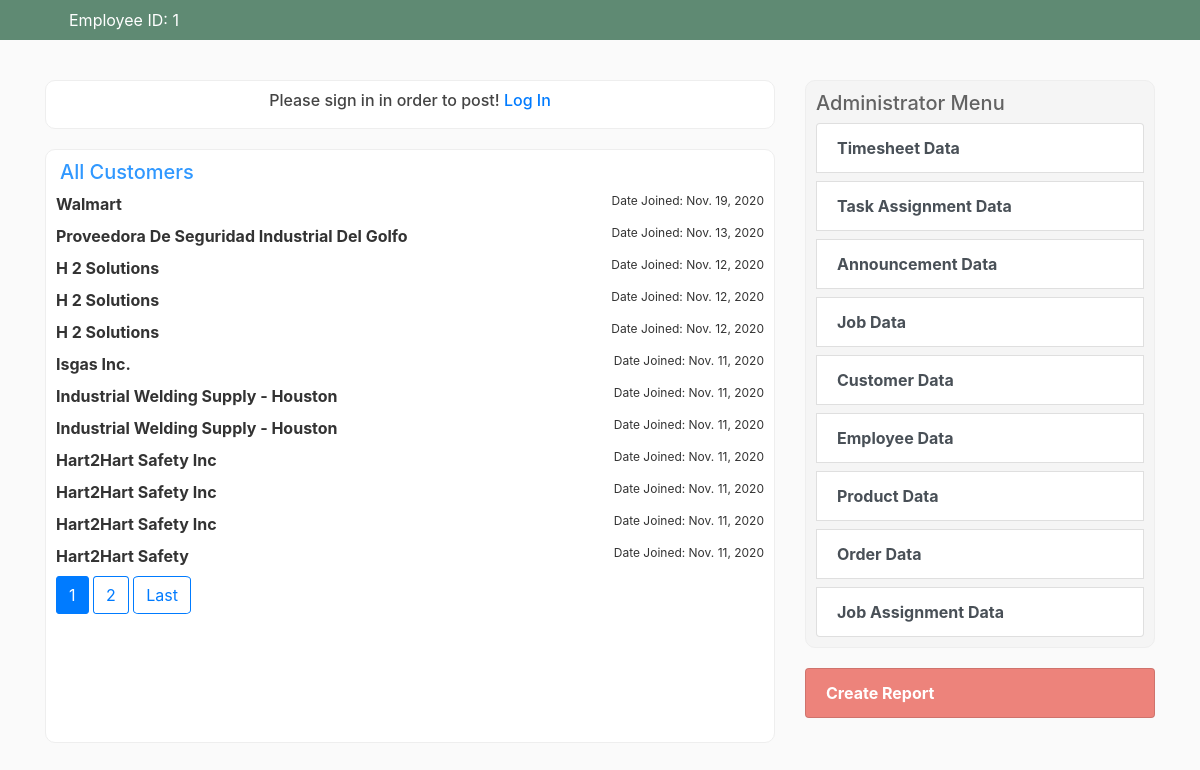
Page /customer/all on the committed database.
### blog/models.py (models this page shows, shortened)
class CustomerModel(models.Model):
    title = models.CharField(max_length=100)
    date_posted = models.DateTimeField(default=timezone.localtime)
    fName = models.CharField(max_length=100)
    lName = models.CharField(max_length=100)
    companyName = models.CharField(max_length=100)
    phoneNumber = models.CharField(max_length=15, blank=True)
    priority = models.CharField(default='1', max_length=100)
    status = models.CharField(default='1', max_length=100)
    corpAddressLine1 = models.CharField(max_length=100)
    corpAddressLine2 = models.CharField(max_length=100)
    corpCity = models.CharField(max_length=100)
    corpState = models.IntegerField()
    corpZipcode = models.CharField(default='1', max_length=100)
    class Meta:
        verbose_name = 'Customer'
        verbose_name_plural = 'Customers'

### blog/views.py (the view)
# urls.py: path('customer/all', all_customers.as_view(), name='all-customers'),
class all_customers(ListView):
    model = Post
    template_name = 'blog/all_customers.html'
    context_object_name = 'customers'
    ordering = ['-date_posted']
    paginate_by = 12
    def get_context_data(self, *args, **kwargs):
        context = super(all_customers, self).get_context_data(*args, **kwargs)
        context['current_title'] = 'All Customers'
        return context
    def get_queryset(self):
        return CustomerModel.objects.filter().order_by('-date_posted')

### blog/context_processors.py (called while the page is built, shortened)
def connection_init():
    connection = pyodbc.connect(driver='ODBC Driver 17 for SQL Server', server='172.26.54.36', database='CyltexDB', trusted_connection='no', uid='test', password='testPass!@123')
    return connection

def connection_cursor_init(connection):
    cursor = connection.cursor()
    return cursor

def connection_query(connection, cursor, str):
    iterator = cursor.execute(str)
    result = iterator.fetchall()
    return result

def close_connections(connection, cursor):
    cursor.close()
    connection.rollback()

def SQL_get_all_employee_id():
    str = "SELECT * FROM Employee Where Emp_Status_ID != 2"
    conn = connection_init()
    cursor = connection_cursor_init(conn)
    query = connection_query(conn, cursor, str)
    close_connections(conn, cursor)
    return query

def empid_processor(request):
    context = {}
    emps = SQL_get_all_employee_id()
    if 'global_id' in request.session:
        global_id = request.session['global_id']
        context.update({
            'test': global_id,
            'emp_id': global_id,
            'emps': emps,
        })
    else:
        request.session['global_id'] = 1
        global_id = request.session['global_id']
        context.update({
            'test': global_id,
            'emp_id': global_id,
            'emps': emps,
        })
    context.update({
            'emps': emps,
        })
    return context

### blog/templates/blog/all_customers.html (shortened to what this page needs)
{% extends "blog/base.html" %}
{% block content %}
	{% if user.is_authenticated %}
		<article class="media content-section-side shadow_effect_only"
			onmouseover="$('.btn_posts').css('opacity','1.0'); $('.btn_posts').addClass('show');"
			onmouseout="$('.btn_posts').css('opacity','1.0'); $('.btn_posts').removeClass('show');">
		{% if request.user_agent.is_mobile %}
			<a href="{% url 'profile' %}"><img class="rounded-circle site-header-img" src="{{ user.profile.image.url }}"></a>
			<div class="media-body d-flex">
				<div class="btn-group dropleft ml-auto">
				<!--
				  <button type="button" class="btn_posts ml-4 btn btn-success" style="border-radius:100px;">Announcement</button>
				  <button type="button" class="btn_posts ml-4 btn btn-success" style="border-radius:100px;">Timesheet</button>
				  <button type="button" class="btn_posts ml-4 btn btn-success" style="border-radius:100px;">Task</button>
				  -->
				  <button type="button" class="btn btn-success dropdown-toggle ml-4"
				  data-toggle="dropdown"
				  aria-haspopup="true"
				  aria-expanded="false">
					Create Post
				  </button>
					<div class="dropdown-menu">
						{% if user.groups.all.0.name == 'Administration' %}
							<a class="dropdown-item" href="{% url 'post-create-announcement' %}">Announcement</a>
							<a class="dropdown-item" href="{% url 'post-create-timesheet' %} ">Timesheet</a>
							<a class="dropdown-item" href="{% url 'post-create-taskassignment' %} ">Task Assignment</a>
						{% else %}
							<a class="dropdown-item" href="{% url 'post-create-timesheet' %} ">Timesheet</a>
						{% endif %}
					</div>
				</div>
			</div>
		{% else %}
			<div class="media-body d-flex justify-content-center">
				<div class="btn-group dropleft" style="align-items: center; justify-content: center; text-align:center;">
				{% if user.groups.all.0.name == 'Administration' %}
				  <button
				  type="button"
				  class="btn_posts ml-0 btn btn-success"
				  style="border-radius:10px;"
				  onclick="window.location.href='{% url 'create-announcement' %}'">
				  Create Announcement
				  </button>
				  <button
				  type="button"
				  class="btn_posts ml-4 btn btn-success"
				  style="border-radius:10px;"
				  onclick="window.location.href='{% url 'create-timesheet' %}'">
				  Create Timesheet
				  </button>
				  <button
				  type="button"
				  class="btn_posts ml-4 btn btn-success"
				  style="border-radius:10px;"
				  onclick="window.location.href='{% url 'create-task' %}'">
				  Create Task
				  </button>
				{% else %}
				  <button
				  type="button"
				  class="btn_posts ml-4 btn btn-success"
				  style="border-radius:10px;"
				  onclick="window.location.href='{% url 'create-timesheet' %}'">
				  Create Timesheet
				  </button>
				{% endif %}
				<!--
				  <button type="button" class="btn btn-success dropdown-toggle ml-4"
				  data-toggle="dropdown"
				  aria-haspopup="true"
				  aria-expanded="false">
					Create Post
				  </button>
				-->
				</div>
			</div>
		{% endif %}
		</article>
		{% if request.user_agent.is_mobile %}
			<div class="btn-group mb-3 btn-group-sm d-flex justify-content-center" role="group">
			  <button type="button" class="btn btn-secondary mr-1" onclick="window.location.href='{% url 'filter-announcements' %}';">Announcements</button>
			  <button type="button" class="btn btn-secondary mr-1" onclick="window.location.href='{% url 'filter-timesheets' %}';">Timesheets</button>
			  <button type="button" class="btn btn-secondary" onclick="window.location.href='{% url 'filter-tasks' %}';">Task Assignments</button>
			</div>
		{% endif %}
	{% else %}
		<article class="media content-section-side shadow_effect_light">
		{% if request.user_agent.is_mobile %}
			<div class="media-body">
				<h6 style="text-align: center;">Please sign in in order to post! <a href="{% url 'login' %}">Log In</a></h6>
			</div>
		{% else %}
			<div class="media-body">
				<h6 style="text-align: center;">Please sign in in order to post! <a href="{% url 'login' %}">Log In</a></h6>
			</div>
		{% endif %}
		</article>
	{% endif %}
	<article class="content-section-side shadow_effect_only" style="height: 93%;"
			onmouseover="$('.btn_posts').css('opacity','1.0'); $('.btn_posts').addClass('show');"
			onmouseout="$('.btn_posts').css('opacity','1.0'); $('.btn_posts').removeClass('show');">
		<div class="d-flex ml-1">
			<h5 style="color:#3098ff;">{{ current_title }}</h5>
		</div>
		<div class="media-body">
			{% for customer in customers %}
				<article class="media content-section-sub d-flex mb-2"
					onmouseover="$('.btn_posts').css('opacity','1.0'); style.cursor = 'pointer';"
					onmouseout="$('.btn_posts').css('opacity','1.0'); "
					onclick="window.location.href='{% url 'customer-detail' customer.id %}';">
					<b>{{ customer.companyName }}</b><div class="ml-auto" style="font-size: 12px;">Date Joined: {{ customer.date_posted|date }}</div>
				</article>
			{% endfor %}
		</div>
		{% if is_paginated %}
		<div class="paginator">
			{% for num in page_obj.paginator.page_range %}
				{% if page_obj.number == num %}
					<a class="btn btn-primary mb-4 thumb_effect" href="?page={{ num }}" style="border-radius: 10%;">{{ num }}</a>
				{% elif num > page_obj.number|add:'-5' and num < page_obj.number|add:'5'%}
					<a class="btn btn-outline-primary mb-4 thumb_effect" href="?page={{ num }}" style="border-radius: 10%;">{{ num }}</a>
				{% endif %}
			{% endfor %}
			{% if page_obj.has_next %}
				<a class="btn btn-outline-primary mb-4 thumb_effect" href="?page={{ page_obj.paginator.num_pages }}" style="border-radius: 10%;">Last</a>
			{% endif %}
		</div>
		{% endif %}
	</article>
{% endblock content %}

### static/blog/main.css (style rules this page uses)
body { background: #fafafa; color: #333333; margin-top: 5rem; }
h1, h2, h3, h4, h5, h6 { color: #444444; }
.content-section-side { background: #ffffff; padding: 10px 10px; border: 1px solid #EEEEEE; border-radius: 10px; margin-bottom: 20px; }

### rows in the picture
CustomerModel: companyName "Walmart", date_posted "Nov. 19, 2020"
CustomerModel: companyName "Proveedora De Seguridad Industrial Del Golfo", date_posted "Nov. 13, 2020"
CustomerModel: companyName "H 2 Solutions", date_posted "Nov. 12, 2020"
CustomerModel: companyName "H 2 Solutions", date_posted "Nov. 12, 2020"
CustomerModel: companyName "H 2 Solutions", date_posted "Nov. 12, 2020"
CustomerModel: companyName "Isgas Inc.", date_posted "Nov. 11, 2020"
CustomerModel: companyName "Industrial Welding Supply - Houston", date_posted "Nov. 11, 2020"
CustomerModel: companyName "Industrial Welding Supply - Houston", date_posted "Nov. 11, 2020"
CustomerModel: companyName "Hart2Hart Safety Inc", date_posted "Nov. 11, 2020"
CustomerModel: companyName "Hart2Hart Safety Inc", date_posted "Nov. 11, 2020"
CustomerModel: companyName "Hart2Hart Safety Inc", date_posted "Nov. 11, 2020"
CustomerModel: companyName "Hart2Hart Safety", date_posted "Nov. 11, 2020"

### other values in the picture
{{ emp_id }} "1"
{{ current_title }} "All Customers"
{{ num }} "1"
{{ num }} "2"
